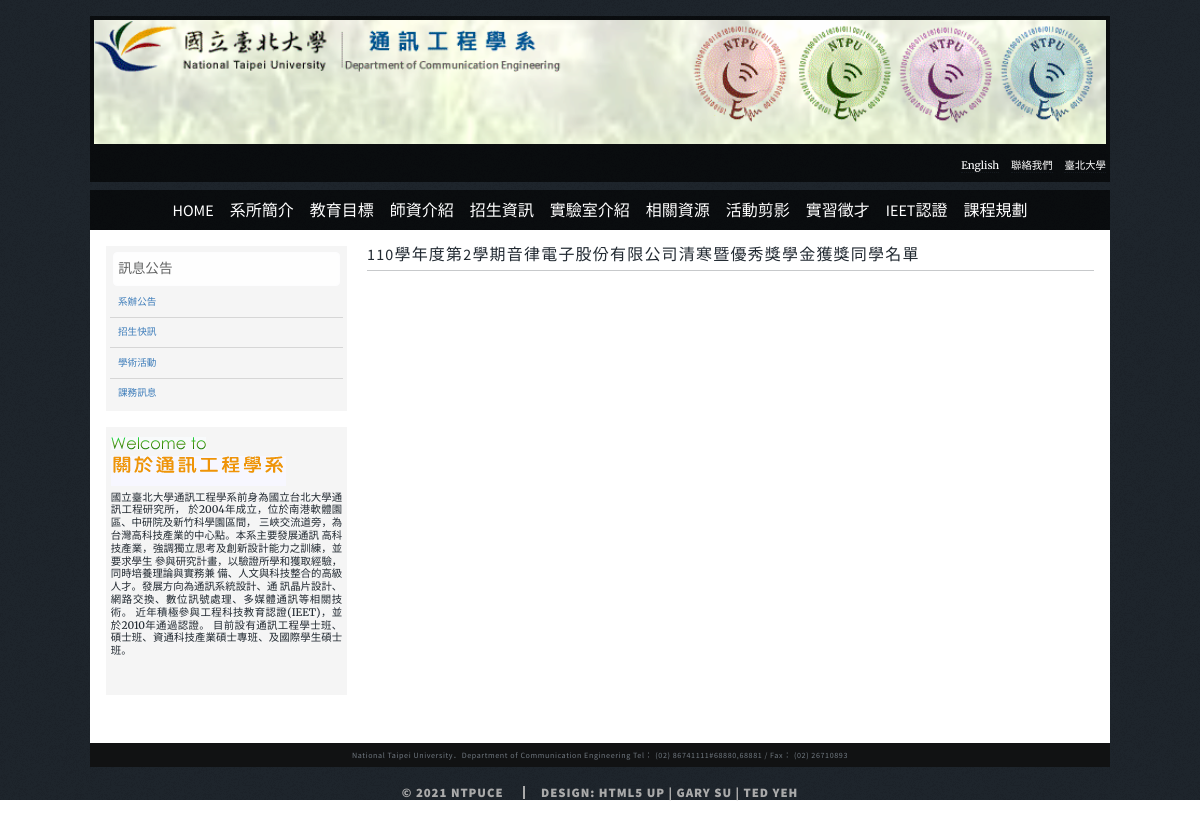
Screenshot of /mods/basic/post.php?id=86 with the database file from the repository.
### tables this page shows
CREATE TABLE IF NOT EXISTS `class` (
  `id` smallint NOT NULL AUTO_INCREMENT,
  `title` varchar(50) DEFAULT NULL,
  `parent` smallint DEFAULT NULL,
  `mods` varchar(50) DEFAULT NULL,
  PRIMARY KEY (`id`)
);

CREATE TABLE IF NOT EXISTS `post` (
  `id` smallint NOT NULL AUTO_INCREMENT,
  `title` varchar(100) DEFAULT NULL,
  `class` smallint DEFAULT NULL,
  `enable` tinyint(1) NOT NULL DEFAULT '1',
  `content` varchar(25) DEFAULT NULL,
  `published` timestamp NULL DEFAULT CURRENT_TIMESTAMP,
  `href` varchar(300) DEFAULT NULL,
  PRIMARY KEY (`id`)
);

### mods/utils.php (called while the page is built, shortened)
<?php
function sql_query($link, $sql){
    $result = mysql_query($sql);
    return $result;
}
function sql_fetch($result){
    if($result){
        $row = mysql_fetch_array($result);
    }else{
        $row = false;
    }
    return $row;
}
?>

### mods/basic/board.php (the view, shortened to what this page needs)
<?php
$link = sql_connect();
$sql = "SELECT * FROM class INNER JOIN mods ON mods.id=class.mods AND mods.name='info';";
$result = sql_query($link, $sql);
?>
<div class="left-top">
    <div class="alert alert-light topic" role="alert">
        <div>
            訊息公告
        </div>
    </div>
    <ul class="list-group list-group-flush">
        <?php
        while($row = sql_fetch($result)){
            $cid = $row[0];
            $title = $row['title'];
            echo "<li class='list-group-item'><a href='/mods/basic/content.php?class=$cid'>$title</a></li>";
        }
        ?>
    </ul>
</div>

### mods/basic/post.php (shortened to what this page needs)
<!DOCTYPE HTML>
<html>
<head>
    <link href="/bootstrap-5.1.0-dist/css/bootstrap.min.css" rel="stylesheet">
    <link rel="stylesheet" href="/assets/css/article.css" />
    <link rel="stylesheet" href="/assets/css/common.css" />
</head>
<body class="">
    <div id="wrapper" class="fade-in">
        <?php include $_SERVER['DOCUMENT_ROOT'] . "/mods/basic/top_banner.php"; ?>
        <?php include $_SERVER['DOCUMENT_ROOT'] . "/mods/basic/navbar.php"; ?>
        <div id="main">
            <section id="main-infomation" style="padding-top: 1rem">
                <div class="container-fluid">
                    <div class="row m-0">
                        <div class="col-sm-12 col-md-3 px-md-1 px-0">
                            <?php include $_SERVER['DOCUMENT_ROOT'] . '/mods/basic/board.php'; ?>
                            <?php include $_SERVER['DOCUMENT_ROOT'] . '/mods/basic/intro.php'; ?>
                        </div>
                        <div class="col-sm-12 col-md-9 pe-md-1 ps-md-3 px-0">
                            <?php
                            $link = sql_connect();
                            $target = $_GET['id'];
                            $sql = "SELECT * FROM post WHERE id=$target AND enable=1;";
                            $res = sql_query($link, $sql);
                            $row = sql_fetch($res);
                            if ($row['href'] == '') {
                                echo '<h3 class="title">' . $row['title'] . '</h3><hr/>';
                            ?>
                            <?php
                            } else {
                                $href = $row['href'];
                                echo "<script>window.location.href = '$href';</script>";
                            }
                            ?>
                        </div>
                    </div>
                </div>
            </section>
        </div>
        <?php include $_SERVER['DOCUMENT_ROOT'] . '/mods/basic/footer.php'; ?>
</body>
</html>

### mods/basic/navbar.php (shortened to what this page needs)
<nav id="nav">
    <ul id="nav-ul" class="links d-flex justify-content-center" align="center" valign="center" >
        <li id="home"><a href="/index.php">Home</a></li>
        <?php
        $link = sql_connect();
        $sql = "SELECT id FROM mods WHERE name='nav';";
        $result = sql_query($link, $sql);
        $row = sql_fetch($result);
        $mid = $row['id'];
        $sql = "SELECT * FROM class WHERE mods='$mid';";
        $result = sql_query($link, $sql);
        while ($row = sql_fetch($result)) {
            echo '<li><a href="/mods/basic/content.php?class=' . $row['id'] . '">' . $row['title'] . '</a></li>';
        }
        ?>
    </ul>
</nav>

### assets/css/common.css (style rules this page uses)
.list-group > li > a { border: 0; }
.title { margin-bottom: 0.5rem; }

### mods/basic/post.php (style rules this page uses)
.left-top { font-size: 0.85rem; padding: 0.2rem 0.25rem; margin-bottom: 1rem; background-color: #f5f5f5; }
.left-top>ul>li { background-color: inherit; padding: 0.2rem 0.5rem; font-size: 0.6rem; }
.topic { padding: 0rem 0.25rem; margin: 0.2rem 0.2rem 0.1rem 0.2rem; }
a { color: #3b7bb9; text-decoration: none !important; }
hr { border-bottom-color: #555555 !important; margin: 0.3rem 0 !important; border-bottom: 0rem !important; }

### rows the page displays
class: title "系所簡介"
class: title "教育目標"
class: title "師資介紹"
class: title "招生資訊"
class: title "實驗室介紹"
class: title "相關資源"
class: title "活動剪影"
class: title "實習徵才"
class: title "IEET認證"
class: title "課程規劃"
class: title "系辦公告"
class: title "招生快訊"
class: title "學術活動"
class: title "課務訊息"
post: title "110學年度第2學期音律電子股份有限公司清寒暨優秀獎學金獲獎同學名單"
